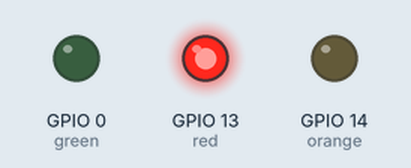
Recording of a program running on a simulated ESP8266 board running MicroPython. Parts: output pins drawn as LEDs (lit = HIGH). At 20.0 s the program stops and its outputs stay as they are.

Above: at 0.5 s.
At 1.5 s:
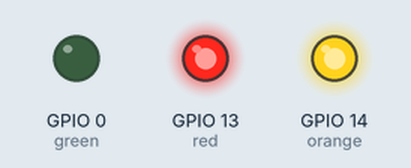
At 2.5 s:
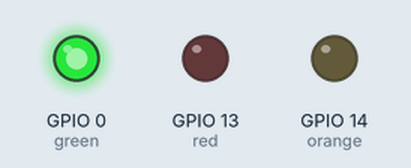
At 3.5 s:
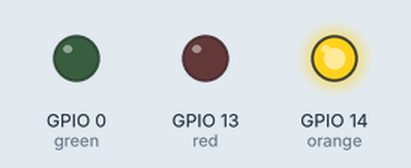
Timing chart, 0 to 5.2 s (numbered marks = the images above):
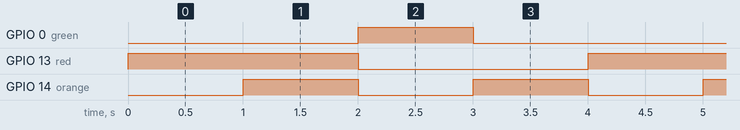

Measured:
- by itself, GPIO 0 (green): alternates HIGH for 1.0 s and LOW for 3.0 s
- by itself, GPIO 13 (red): alternates HIGH for 2.0 s and LOW for 2.0 s, 10 changes in all, then stays LOW
- by itself, GPIO 14 (orange): alternates HIGH for 1.0 s and LOW for 1.0 s

The program:

sygnalizacja.py
```python
from machine import Pin
import time

red = Pin(13, Pin.OUT)
orange = Pin(14, Pin.OUT)
green = Pin(0, Pin.OUT)

red.off()
orange.off()
green.off()

for i in range(5):
    red.on()
    time.sleep(1)
    orange.on()
    time.sleep(1)
    red.off()
    orange.off()

    green.on()
    time.sleep(1)
    green.off()

    orange.on()
    time.sleep(1)
    orange.off()
```
